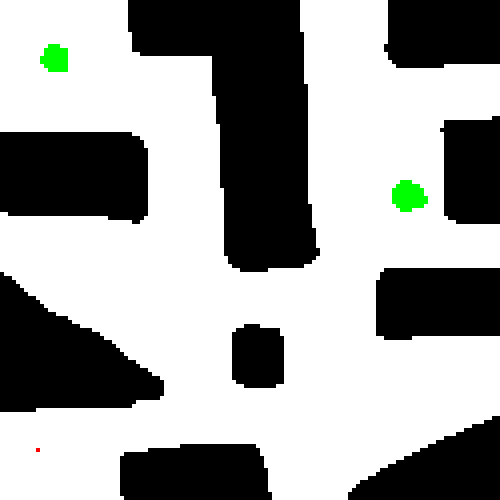
#> input picture Image1Converted.png, 500 x 500 px, found by its file name
$ python TestScripts.py
#> lines starting #> are read from the running program, lines starting #| are printed output that depends on the picture
from PIL import Image
# Python 3 program of the above approach

start = [(9, 112)]
# Function to check if mat[row][col]
# is unvisited and lies within the
# boundary of the given matrix
def isValid(vis, row, col, width, height, grid):

    if (row < 0 or col < 0 or row >= width or col >= height):
        return False

    # If the cell is already visited
    if (vis[row][col]):
        return False

    if (grid[col][row] == (0,0,0)):
        return False

    # Otherwise, it can be visited
    return True

# Function to perform DFS
# Traversal on the matrix grid[]
def DFS(path):

    # Initialize direction vectors
    # dRow = [0, 1, 0, -1]
    # dCol = [-1, 0, 1, 0]
    dRow = [ -1, 0, 1, 0]
    dCol = [ 0, 1, 0, -1]
    # Cargar la imagen
    img = Image.open(path)
#> img is the input picture: PIL image 500x500 RGB; mean R, G, B 157.1, 158.6, 157.1
    img = img.resize(
            (img.size[0] // newta, img.size[1] // newta),
            Image.NEAREST
        )
#> img: PIL image 125x125 RGB

    # Obtener los datos de los pixeles en forma de un array 2D
    pixel_data = list(img.getdata())
#> pixel_data = 15625 items, first 6: (255, 255, 255), (255, 255, 255), (255, 255, 255), (255, 255, 255), (255, 255, 255), (255, 255, 255)

    width, height = img.size
#> width = 125; height = 125
    pixel_data = [pixel_data[i * width:(i + 1) * width] for i in range(height)]
#> pixel_data = 125 items
    grid = pixel_data
#> grid = 125 items

    vis = [[ False for i in range(width)] for i in range(height)]
    path = [[ [] for i in range(width)] for i in range(height)]

    # Initialize a stack of pairs and
    # push the starting cell into it
    st = []
    st.append([start[0][0], start[0][1]])

    # Iterate until the
    # stack is not empty
    while (len(st) > 0):
        # Pop the top pair
        curr = st[len(st) - 1]
        st.remove(st[len(st) - 1])
        row = curr[0]
        col = curr[1]

        # Check if the current popped
        # cell is a valid cell or not
        if (isValid(vis, row, col, width, height, grid) == False):
            continue

        # Mark the current
        # cell as visited
        vis[row][col] = True

        # Print the element at
        # the current top cell
        if (grid[col][row] == (0,255,0)):
            print('encontrado')
            break

        img.putpixel((row,col), (125,0,125))
        # Push all the adjacent cells
        for i in range(4):
            adjx = row + dRow[i]
            adjy = col + dCol[i]
            st.append([adjx, adjy])
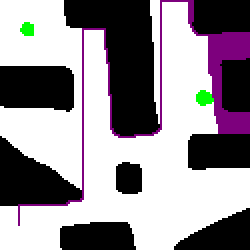
#> img: PIL image 125x125 RGB (shown 2 times larger); mean R, G, B 149.1, 142.9, 149.1
#> after the loop, st = 1145 pairs, first value 8 to 124, second value 0 to 113; vis = 125 items

    img.save("InteligenciaArtificial\Lab 1\Result.png")


# Driver Code
if __name__ == '__main__':
    newta = 4;
    grid =  [['s', 2, 3],
             [0, 9, 8],
             ['e', 0, 1]]

    # Function call
    DFS("InteligenciaArtificial\Lab 1\Image1Converted.png")
# grid = [['s', 2, 3],
#         [0, 9, 8],
#         [1, 0, 1]]

$ run again, with TuringConverted.png copied over Image1Converted.png
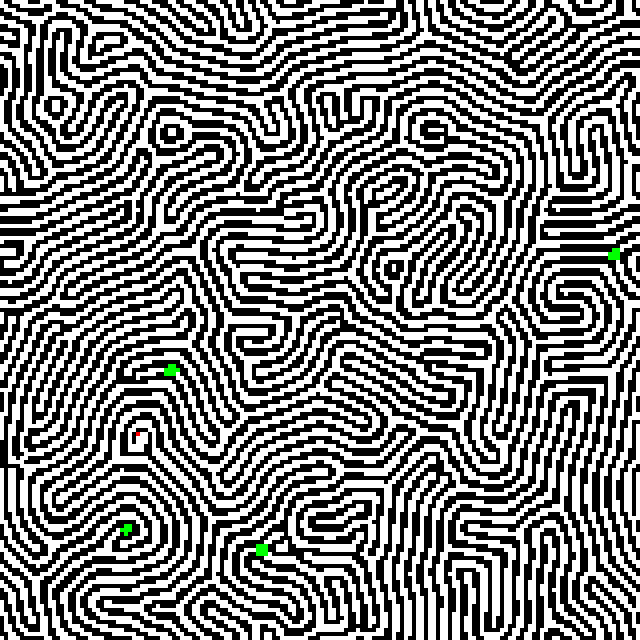
#> input picture TuringConverted.png, 640 x 640 px, found by its file name
#> in DFS, img is the input picture: PIL image 640x640 RGB; mean R, G, B 127.5, 127.8, 127.5
#> in DFS, `img = img.resize( (img.size[0] // newta, img.size[1] // newta), Image...`:
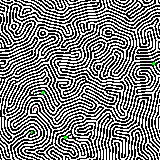
#> img: PIL image 160x160 RGB; mean R, G, B 127.5, 127.8, 127.5
#> in DFS, `pixel_data = list(img.getdata())`: pixel_data = 25600 items
#> in DFS, `pixel_data = [pixel_data[i * width:(i + 1) * width] for i in range(hei..`: pixel_data = 160 items
#> after the loop in DFS, `while (len(st) > 0):`: st = 395 pairs, first value 4 to 48, second value 69 to 140; vis = 160 items
